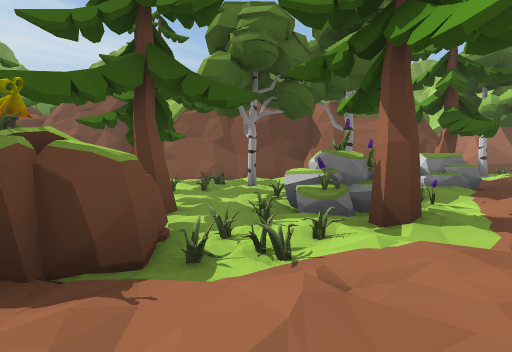
view 1 (above)

24 first-person views from a walk through a Unity game level. The camera is 1.3 m above the floor, tilts 4° down and sees 90° across. The floor is counted in squares, 2 m on a side. Each view is taken from the middle of a square. On the plan, view 1 faces up. The plan holds only what a view shows up to about 9 squares ahead; the rest is blank. The place goes on beyond the plan. The player character is not drawn. Some animated figures are not drawn.

view 2
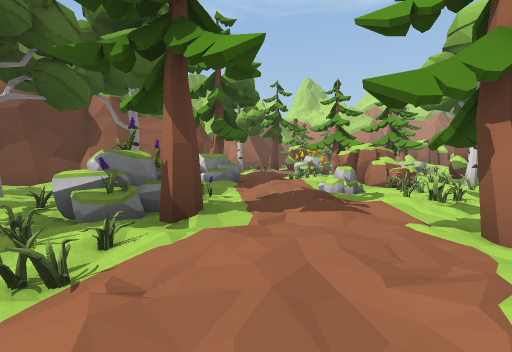

view 3
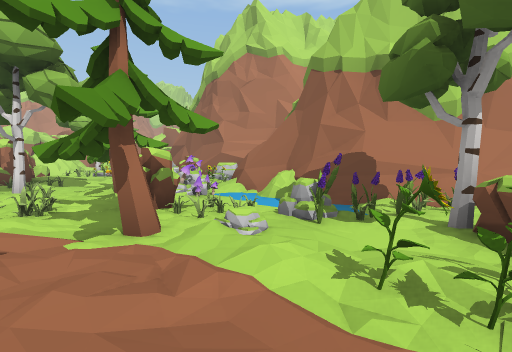

view 4
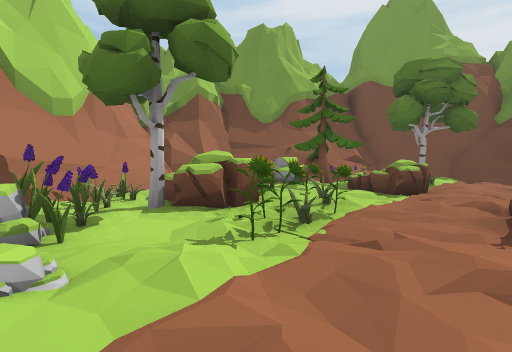

view 5
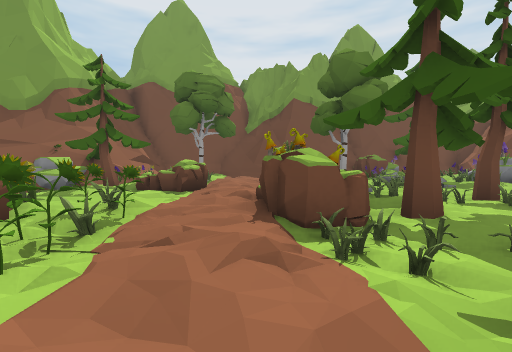

view 6
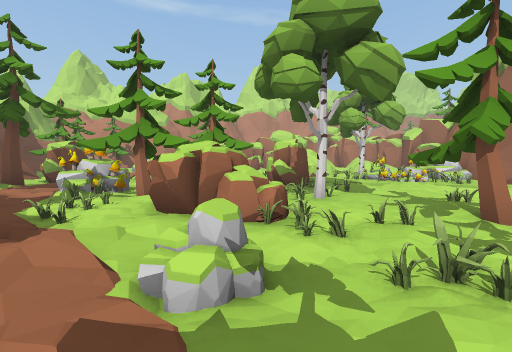

view 7
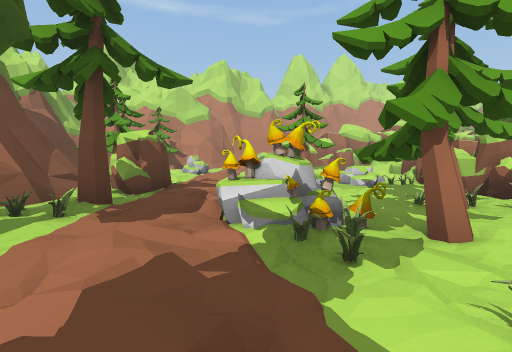

view 8
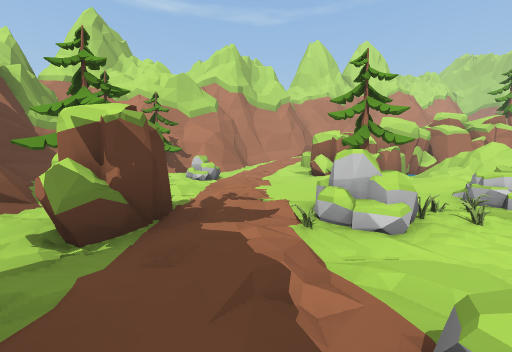

view 9
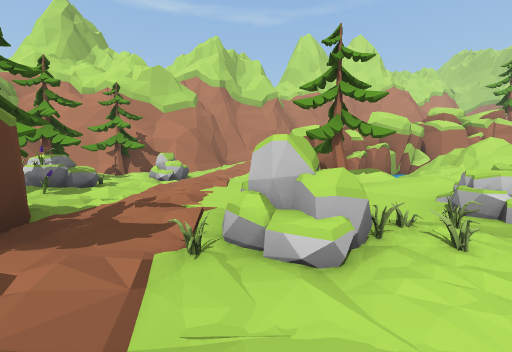

view 10
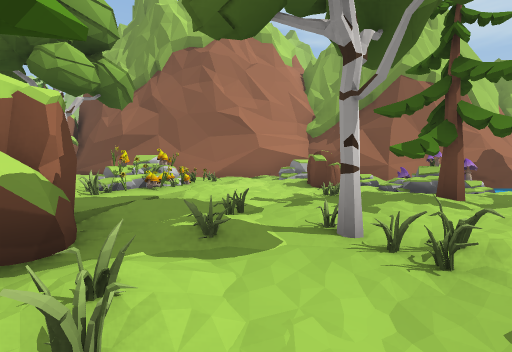

view 11
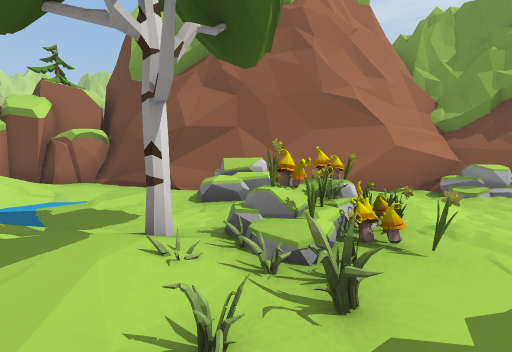

view 12
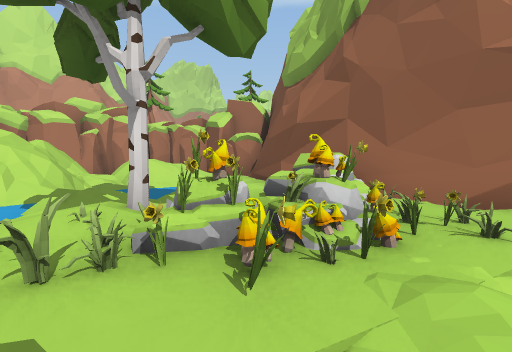

view 13
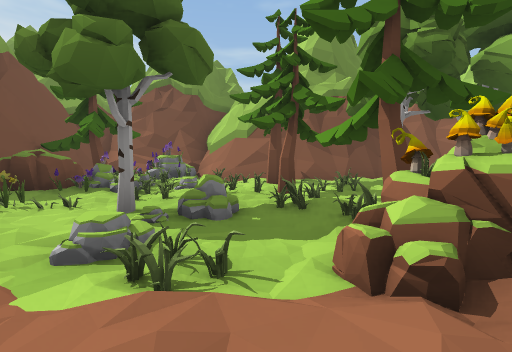

view 14
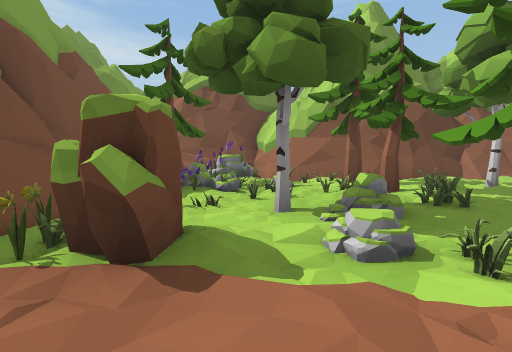

view 15
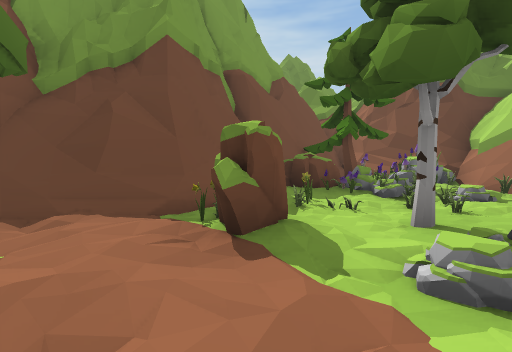

view 16
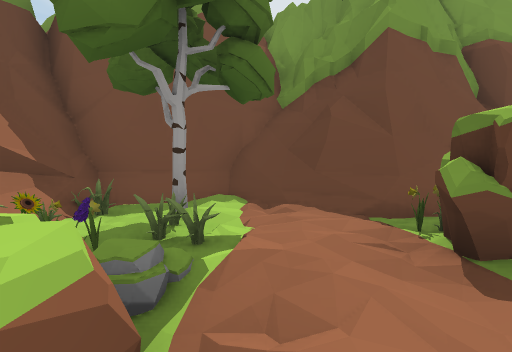

view 17
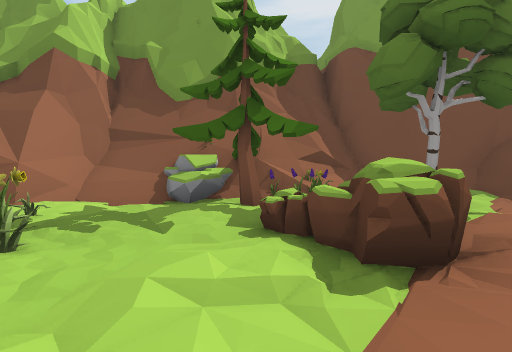

view 18
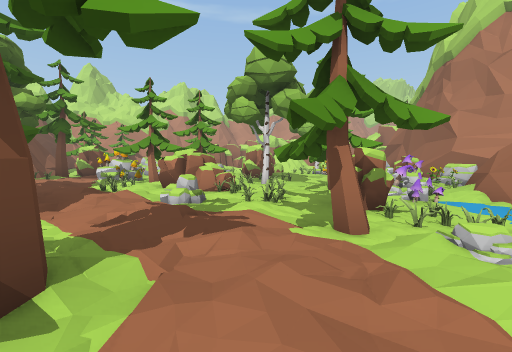

view 19
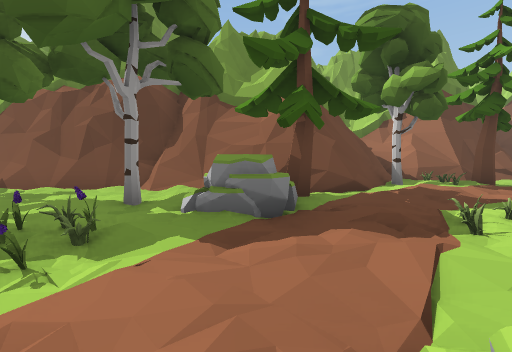

view 20
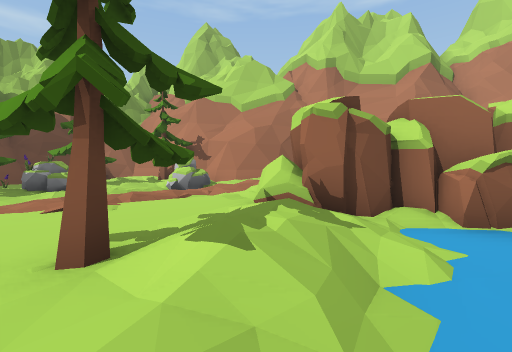

view 21
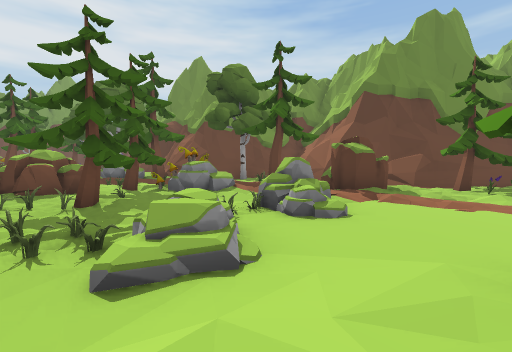

view 22
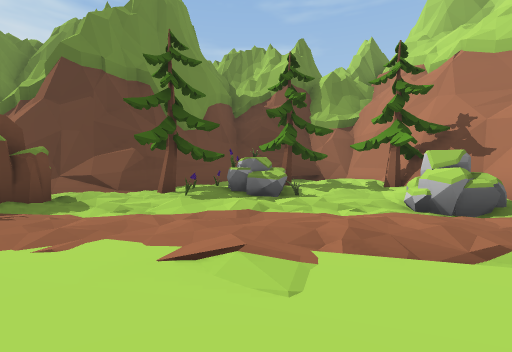

view 23
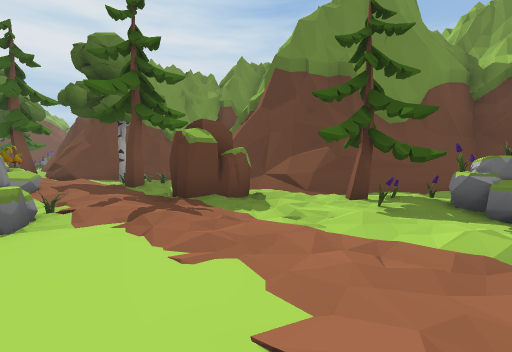

view 24
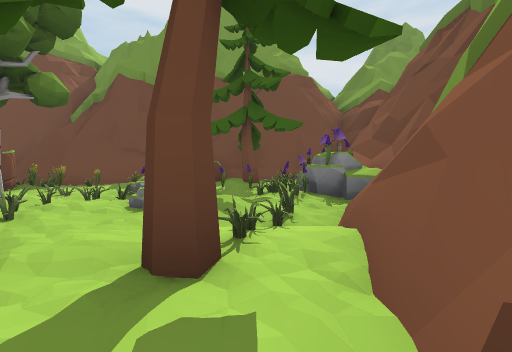

### Floor plan
Key: @ floor where view 1 was taken; # wall or solid block; . main floor; : floor 0.25 m higher than the main floor; - floor 0.25 m lower than the main floor; + floor 0.5 m higher than the main floor; * floor 1 m higher than the main floor; / step, stairs or slope; = window, fence, low wall or low ledge; T tree; R rock; M mushroom; O other object.
Columns run from 9 left of view 1 to 19 right of it. Each row starts with its distance up from view 1.
 13                        ######
 12                       ##=.TT#
 11                    ####TRR..T
 10  ####           #####..TORO.:
  9 #  M###        ##TO.OO..:...R
  8 #  OO###########/.OT.O....../
  7 #TTO.OTO.:.../T=/O::::::.::.:
  6 #OOOO..OO..T/R.:.MM/-R/::..:/
  5 #OOOROOTOT../R:OOMM..R/::::OO
  4 ##.OOOOT.ORRO.:OOT.O.OR::T/OO
  3  #OOTROOTORR.:.:OO.TT/R/+///O
  2  #OO.O.MMOT::.OOOO.O.OO//....
  1 ##...OOMO:O:TOROOTOOOOOOO.//
  0 #.O./....@..T.OO.OO.O:OOO//==
 -1 #.TOOO.OOOO+OOOT:...OO:..//
 -2 #/OOO/.OOOROOOOROO.OMMT:.///
 -3 ### TO.OOTOO #OOO..MMRO...//
 -4     RR.O.OO####/O..OOR/...//
 -5     ##/#==######RR.==RR:../*
 -6      ######    #########/./ O
 -7                        #####O
 -8                           ###
 -9                           #

Positions as (right, up) in squares from view 1, and headings:
1: (0, 0), facing up
2: (0, 0), facing up-right
3: (0, 1), facing down-right
4: (2, 1), facing down-left
5: (2, 1), facing left
6: (3, 2), facing right
7: (6, 6), facing right
8: (9, 7), facing right
9: (10, 6), facing right
10: (9, 3), facing down
11: (12, 0), facing down
12: (10, -1), facing down-right
13: (-3, 0), facing up
14: (-5, 0), facing up
15: (-4, 0), facing up-left
16: (-4, 0), facing left
17: (-2, 0), facing down-left
18: (0, 1), facing right
19: (4, 2), facing up
20: (15, 2), facing up-right
21: (15, 2), facing up-left
22: (16, 5), facing up
23: (16, 6), facing up-left
24: (-1, 7), facing left
